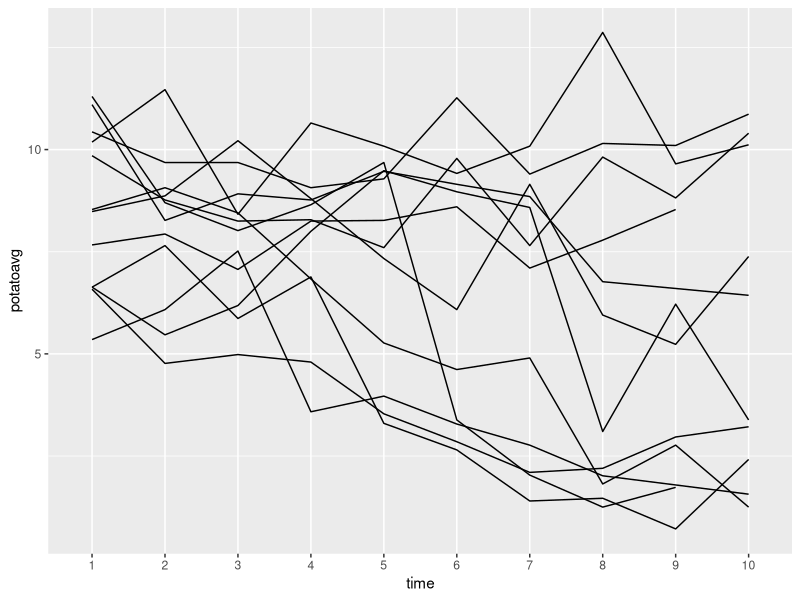
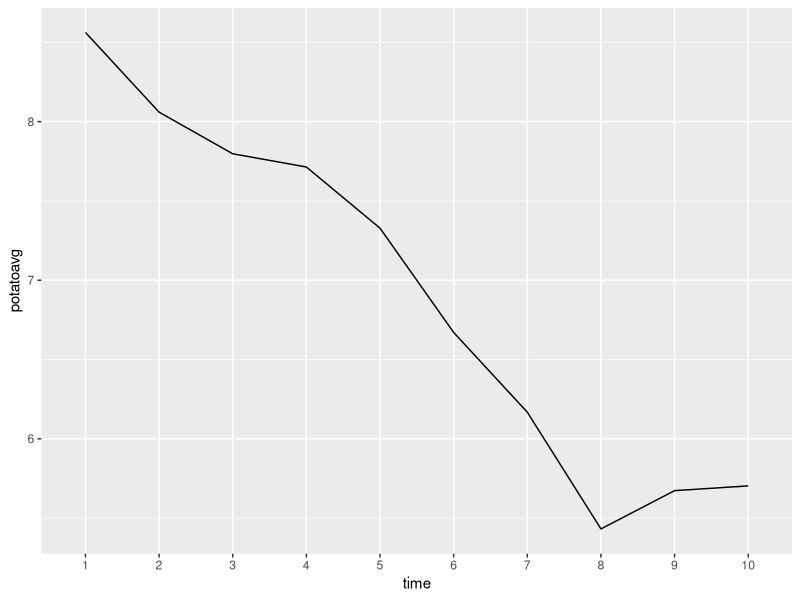
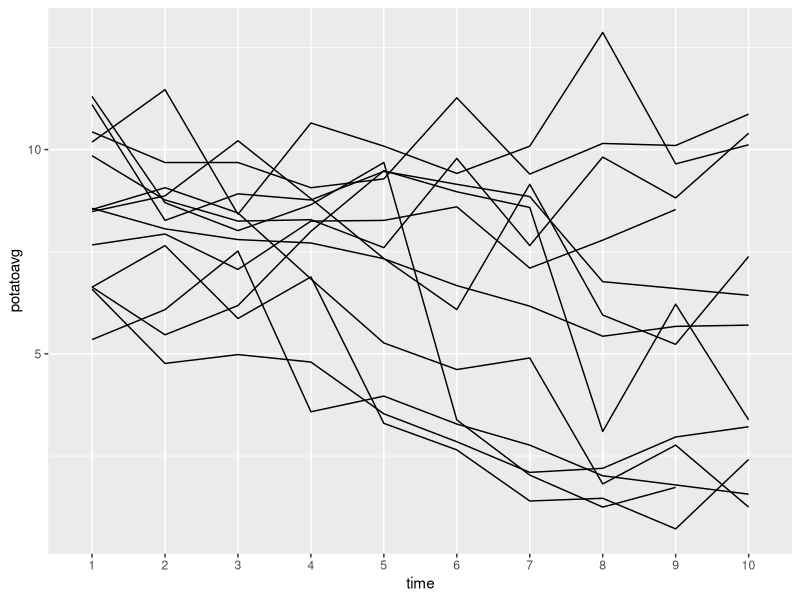
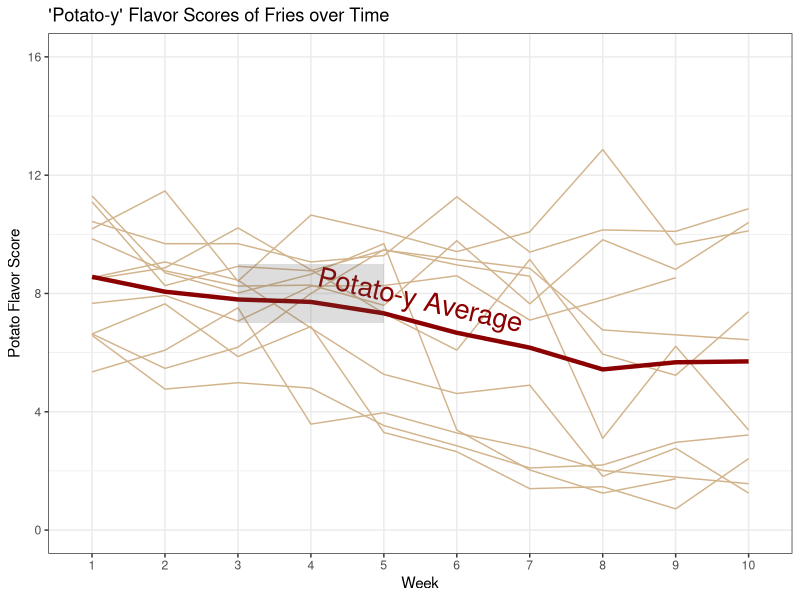
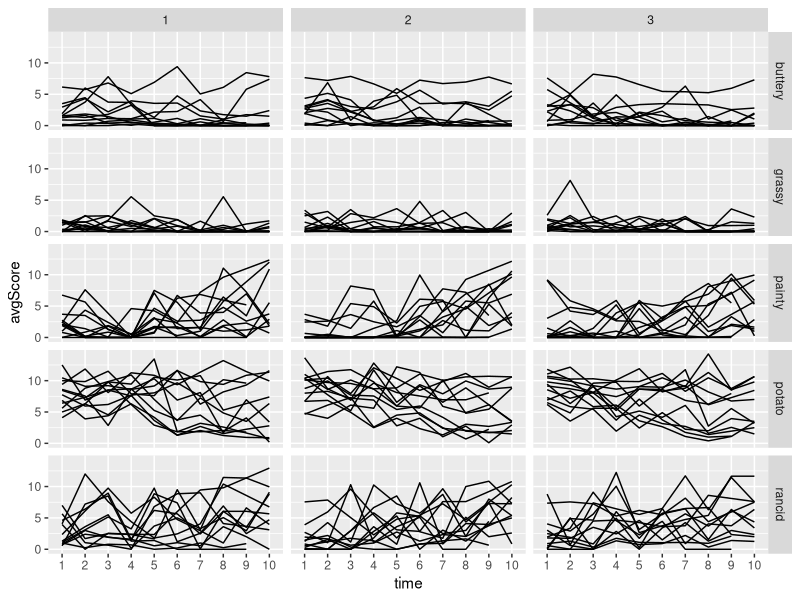
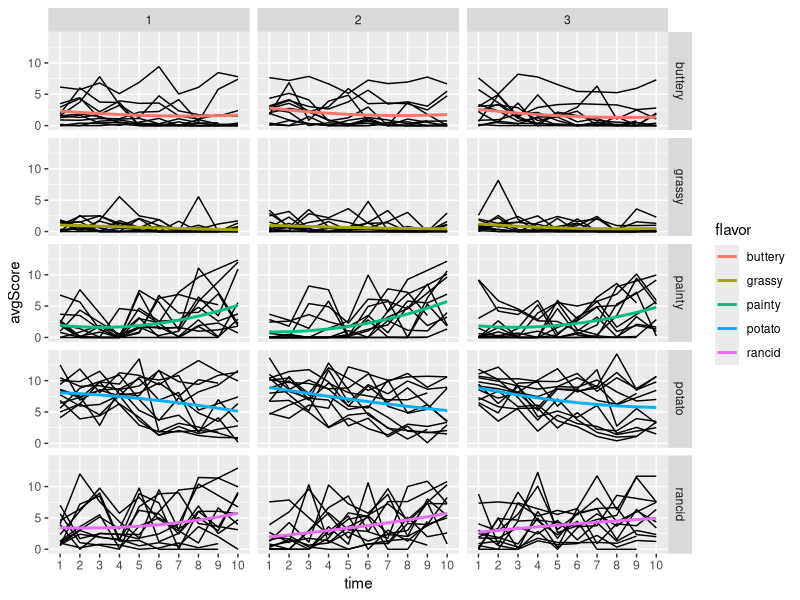
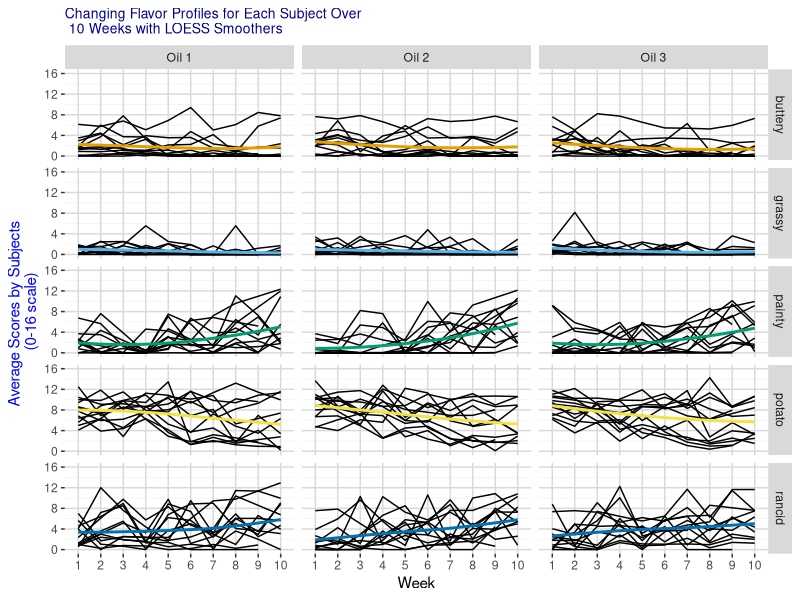
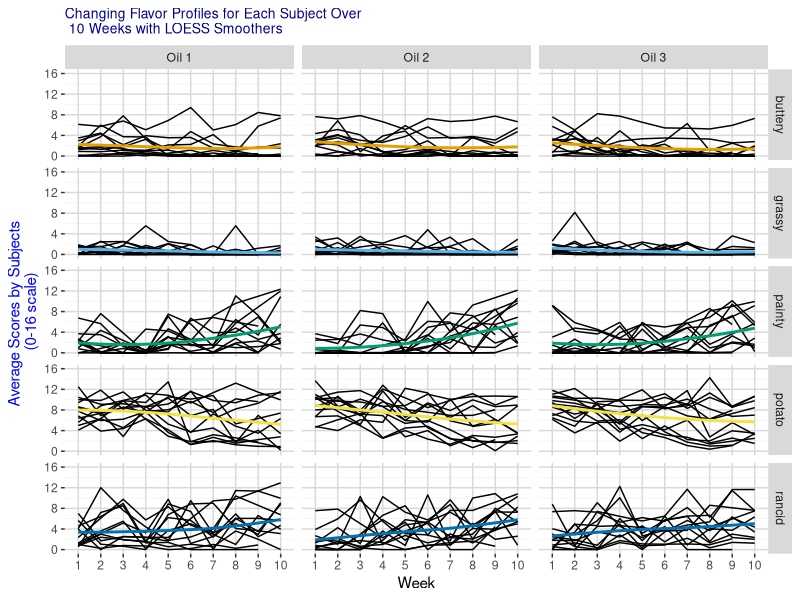

These charts were generated, in order, by the following R code:
# -------Day17--Week 07------------------------#
#   Rescalling, annotations, themes
#----------------------------------------------#
library(tidyverse)

# Questions from Day 16 #
#########################
# # Why some numbers in the tibble have underline?
# Groups of three digits are now underlined, starting with the fourth before/after
# the decimal point. This gives a better idea of the order of magnitude of the numbers.
# https://www.tidyverse.org/blog/2018/03/pillar-1-2-1/
diamonds %>%
  group_by(clarity, cut) %>%
  summarise(n=n())%>%
  group_by(cut) %>%
  mutate(cutcount= sum(n)) %>%
  mutate(prop= n/cutcount) %>%
  ungroup() %>%
  arrange(cut)

# French Fries Dataset #
########################

# 1. Data description #
#french_fries
#---------------------#
# Data is from the reshape2 package
library(reshape2)
?french_fries
head(french_fries)
test <- french_fries %>% arrange(subject)
# 10 time points, Different subjects may participate in all or some of the studies.
# Each subject takes two batches of test.

# 2. Prelinminary plots #
#-----------------------#
# (1) Lineplot of average potato flavor over time, one line per person
# Data: Each person at each time point will have an observation
# (average potato score across the 3 treatments and 2 replicates(batches))
ff_subj <- french_fries %>% 
  group_by(subject,time) %>%
  summarise(potatoavg = mean(potato,na.rm = TRUE)) 
ff_subj

french_fries %>% 
  filter(subject==15,time==5)

unique(ff_subj$subject)
length(unique(ff_subj$subject)) 

ggplot() +
  geom_line(aes(x=time, y=potatoavg, group=subject), data=ff_subj) 

# (2) Lineplot of overall average potato flavor over time
# Data: Each time point has an average score
ff_time <- french_fries %>% 
  group_by(time) %>%
  summarise(potatoavg = mean(potato, na.rm=TRUE))
ff_time
ggplot()+
  geom_line(aes(x=time, y=potatoavg,group=1), data=ff_time)

# Put them together
ggplot() +
  geom_line(aes(x=time, y=potatoavg, group=subject), data=ff_subj)+
  geom_line(aes(x=time, y=potatoavg,group=1), data=ff_time)


# Add some features to it

ggplot() +
  geom_line(aes(x=time, y=potatoavg, group=subject), color="tan",data=ff_subj) + 
  geom_line(aes(x=time, y=potatoavg, group=1),color="dark red",size=1.5,data=ff_time)+
  theme_bw()+
  labs(x="Week",y="Potato Flavor Score",
       title="'Potato-y' Flavor Scores of Fries over Time")+
  scale_y_continuous(breaks = seq(0,16,by=4),limits = c(0,16))+
  annotate(geom="text",x=5.5,y=7.8,label="Potato-y Average",
           size=7,color="dark red",angle=-13)+
  annotate(geom="rect",xmin=3,xmax=5,ymin=7,ymax=9,alpha=0.2)
# annotate(): create an annotation layer
# https://ggplot2.tidyverse.org/reference/annotate.html

# 3. Display Extra Information #
#------------------------------#
# (1) Add the oil type and flavor information to the graph, facet?

# Convert to tall format where flavor and score variables replace 5 flavor columns
# then find average for each subject for each flavor category and each treatment, at each week
head(french_fries)
ff_subj_tall <- french_fries %>% 
  gather("flavor", "score", potato:painty) %>%
  group_by(subject, time, flavor, treatment) %>%
  summarise(avgScore = mean(score, na.rm=TRUE))
head(ff_subj_tall,10)
ggplot() +
  geom_line(aes(x=time, y=avgScore, group=subject), data=ff_subj_tall) +
  facet_grid(flavor ~ treatment )

# (2) Add a "smoother" for each flavor and oil treatment combination
ggplot(aes(x=time, y=avgScore), data=ff_subj_tall) +
  geom_line(aes(group=subject)) +
  stat_smooth(aes(group=1,color=flavor),method = "loess",
              span=5,se=FALSE)+
  facet_grid(flavor ~ treatment )
?stat_smooth
# LOESS: locally estimated scatterplot smoothing. It fit local polynomial regression.

# span=: Controls the amount of smoothing for the default loess smoother. 
#        Smaller numbers produce wigglier lines, larger numbers produce smoother lines.
# se: Display confidence interval around smooth? (TRUE by default, see level to control.)
# Refer to https://ggplot2.tidyverse.org/reference/geom_smooth.html


# (3) Edit the theme, polish up the graphs.
# RGB: red green blue
# The red, green and blue use 8 bits each, which have integer values from 0 to 255. 
# This makes 256*256*256=16777216 possible colors. https://www.rapidtables.com/web/color/RGB_Color.html

# hexadecimal colors (HEX) https://www.developintelligence.com/blog/2017/02/rgb-to-hex-understanding-the-major-web-color-codes/
# Color wheels: https://www.canva.com/colors/color-wheel/
# Recall the website from Day 3: https://www.datanovia.com/en/blog/ggplot-colors-best-tricks-you-will-love/

# Define our own theme
mytheme <- theme(panel.background = element_rect(fill="white"),
                 panel.grid.major = element_line(color="gray85"),
                 panel.grid.minor = element_line(color="gray95"),
                 plot.title = element_text(size=10, color="darkblue"),
                 axis.title.y = element_text(color="blue"))

# Change the oil variable from 1,2,3 to "Oil 1", "Oil 2", "Oil 3
ff_subj_tall$oil <- paste("Oil", ff_subj_tall$treatment)
glimpse(ff_subj_tall)

ggplot(aes(x=time, y=avgScore), data=ff_subj_tall) +
  geom_line(aes(group=subject)) +
  stat_smooth(aes(group=1,color=flavor),method="loess",span=2,se=FALSE,size=1)+
  facet_grid(flavor ~ oil)+
  scale_y_continuous(breaks=seq(0,16,by=4),
                     limits=c(0,16)) +
  scale_color_manual(values=c("#E69F00", "#56B4E9", "#009E73",
                              "#F0E442", "#0072B2"),guide="none") +
  labs(x="Week", y="Average Scores by Subjects \n(0-16 scale)",
       title="Changing Flavor Profiles for Each Subject Over \n 10 Weeks with LOESS Smoothers") +
  mytheme

?scale_color_manual
?guides()
# guides(): set or remove the legend for a specific aesthetic
# http://www.sthda.com/english/wiki/ggplot2-legend-easy-steps-to-change-the-position-and-the-appearance-of-a-graph-legend-in-r-software#guides-set-or-remove-the-legend-for-a-specific-aesthetic
# https://ggplot2.tidyverse.org/reference/guides.html

ggsave("FrenchFries.png",dpi=,height=,width=, units="")
# ggsave() is a convenient function for saving a plot. It defaults to saving the last plot that you displayed, using the size of the current graphics device. 
# It also guesses the type of graphics device from the extension.